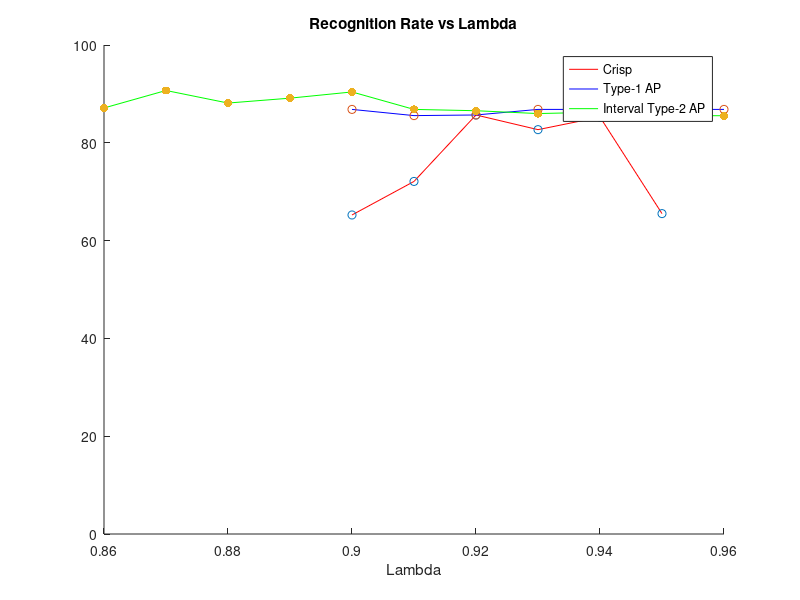

The MATLAB script that drew this image:
lam1=[0.9 0.91 0.92 0.93 0.94 0.95];
acc1=[65.24 72.1 85.69 82.69 85.26 65.52];

lam2=[0.9 0.91 0.92 0.93 0.94 0.95 0.96];
acc2=[86.83 85.56 85.69 86.83 86.83 86.83 86.83];

lam3=[0.86 0.87 0.88  0.89  0.9 0.91 0.92 0.93 0.94 0.95 0.96];
acc3=[87.12 90.7 88.13 89.13  90.4 86.83 86.56 85.98 86.26 85.54 85.54 ];

clear y label;
hold on 
plot(lam1,acc1,'red');
plot(lam2,acc2,'blue');
plot(lam3,acc3,'green');

title('Recognition Rate vs Lambda');
xlabel('Lambda');
%ylabel('Recognition Rate(%)');

scatter(lam1,acc1,'red');
scatter(lam2,acc2,'blue');
scatter(lam3,acc3,'green','filled');
legend('Crisp','Type-1 AP','Interval Type-2 AP');
%legend('Type-2 AP','Type-2 Data','Type-1 AP','Type-1 Data');
ylim([0 100]);
hold off